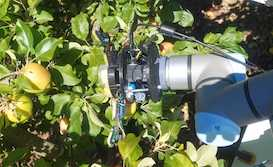
#> input picture Skills/Data/real_apple.jpg, 273 x 167 px; its folder holds 4 pictures in this run
$ python image_mask_kmeans.py
#> lines starting #> are read from the running program, lines starting #| are printed output that depends on the picture
#!/usr/bin/env python3

# This assignment introduces you to a common task (creating a segmentation mask) and a common tool (kmeans) for
#  doing clustering of data and the difference in color spaces.

# There are no shortage of kmeans implementations out there - using scipy's
import numpy as np
from scipy.cluster.vq import kmeans, vq, whiten

# Using imageio to read in the images and skimage to do the color conversion
import imageio
from skimage.color import rgb2hsv
import matplotlib.pyplot as plt


# +
def read_and_cluster_image(image_name, use_hsv, n_clusters):
    """ Read in the image, cluster the pixels by color (either rgb or hsv), then
    draw the clusters as an image mask, colored by both a random color and the center
    color of the cluster
    @image_name - name of image in Data
    @use_hsv - use hsv, y/n
    @n_clusters - number of clusters (up to 6)"""
#> called with image_name = 'real_apple.jpg', use_hsv = True, n_clusters = 4

    # Read in the file
    im_orig = imageio.imread("Data/" + image_name)
#> im_orig is the input picture: shape (167, 273, 3); mean R, G, B 107.1, 117.5, 82.2
    # Make sure you just have rgb (for those images with an alpha channel)
    im_orig = im_orig[:, :, 0:3]

    # The plot to put the images in
    fig, axs = plt.subplots(1, 3, figsize=(12, 4))

    # Make name for the image from the input parameters
    str_im_name = image_name.split('.')[0] + " "
    if use_hsv:
        str_im_name += "HSV"
    else:
        str_im_name += "RGB"

    str_im_name += f", k={n_clusters}"

    # This is how you draw an image in a matplotlib figure
    axs[0].imshow(im_orig)
    # This sets the title
    axs[0].set_title(str_im_name)

    # An array of some default color values to use for making the rgb mask image
    rgb_color = [[255, 0, 0], [0, 255, 0], [0, 0, 255], [255, 255, 0], [0, 255, 255], [255, 0, 255]]

    # TODO
    # Step 1: If use_hsv is true, convert the image to hsv (see skimage rgb2hsv - skimage has a ton of these
    #  conversion routines)
    im_shaped = np.copy(im_orig)
    if use_hsv:
        im_shaped = rgb2hsv(im_shaped)
#> im_shaped: shape (167, 273, 3) float64; mean of channels 0, 1, 2 0.291, 0.442, 0.483

    # Step 2: reshape the data to be an nx3 matrix
    #   kmeans assumes each row is a data point. So you have to give it a (widthXheight) X 3 matrix, not the image
    #   data as-is (WXHX3). See numpy reshape.
    im_shaped = im_shaped.reshape(im_shaped.shape[0]*im_shaped.shape[1],3)

    # Step 3: Whiten the data
    im_shaped = whiten(im_shaped)

    # Step 4: Call kmeans with the whitened data to get out the centers
    #   Note: kmeans returns a tuple with the centers in the first part and the overall fit in the second
    kmeans_res = kmeans(im_shaped, n_clusters)
#> kmeans_res = ([[1.02, 1.45, 2.81], [1.1, 1.17, 0.951], [1.13, 2.94, 1.1], [3.23, 1.05, 1.88]], 0.904)

    # Step 5: Get the ids out using vq
    #   This also returns a tuple; the ids for each pixel are in the first part
    #   You might find the syntax data[ids == i, 0:3] = rgb_color[i] useful - this gets all the data elements
    #     with ids with value i and sets them to the color in rgb_color
    vq_res = vq(im_shaped, kmeans_res[0])

    # Step 5: Create a mask image, and set the colors by rgb_color[ id for pixel ]
    rgb_mask = np.copy(im_shaped)
    for i in range(n_clusters):
        rgb_mask[vq_res[0] == i, 0:3] = rgb_color[i]
    #rgb_mask[vq_res[0] == 0, 0:3] = rgb_color[0]
    #rgb_mask[vq_res[0] == 1, 0:3] = rgb_color[1]
    #rgb_mask[vq_res[0] == 2, 0:3] = rgb_color[2]
    #rgb_mask[vq_res[0] == 3, 0:3] = rgb_color[3]

    rgb_mask = rgb_mask.reshape(im_orig.shape[0],im_orig.shape[1],3)

    # Step 6: Create a second mask image, setting the color to be the average color of the cluster
    #    Two ways to do this
    #       1) "undo" the whitening step on the returned cluster (harder)
    #       2) Calculate the means of the clusters in the original data
    #           np.mean(data[ids == c])
    #
    mean_mask = np.copy(im_orig)
    mean_mask = mean_mask.reshape(mean_mask.shape[0]*mean_mask.shape[1],3)

    for i in range(n_clusters):
        mean_mask[vq_res[0] == i, 0:3] = np.mean(mean_mask[vq_res[0]==i], axis=0)

    mean_mask = mean_mask.reshape(im_orig.shape[0],im_orig.shape[1],3)

    # Step 7: use rgb2hsv to handle the hsv option
    #   Simplest way to do this: Copy the code you did before and re-do after converting to hsv first
    #     Don't forget to take the color centers in the *original* image, not the hsv one
    #     Don't forget to rename your variables
    #   More complicated: Make a function. Most of the code is the same, except for a conversion to hsv at the beginning
    # This is how you draw an image in a matplotlib figure
    axs[1].imshow(rgb_mask)
    axs[2].imshow(mean_mask)

    # This sets the title

# YOUR CODE HERE
    axs[1].set_title("ID colored by rgb")
    axs[2].set_title("ID colored by cluster average")


# -

if __name__ == '__main__':
    read_and_cluster_image("real_apple.jpg", True, 4)
    read_and_cluster_image("trees.png", True, 2)
#> call 2 of read_and_cluster_image, with image_name = 'trees.png', use_hsv = True, n_clusters = 2
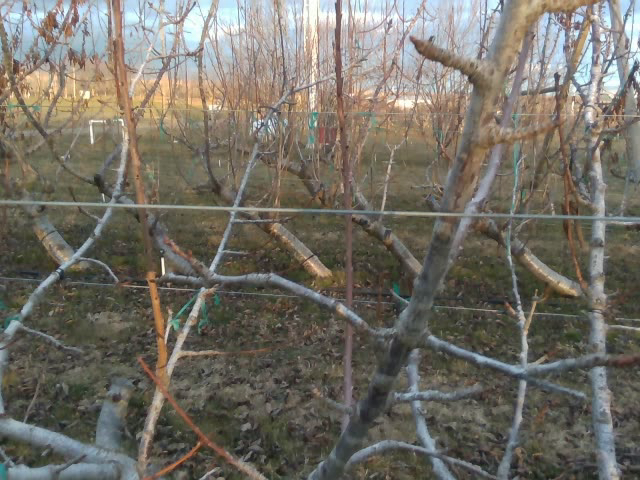
#> input picture Skills/Data/trees.png, 640 x 480 px
#> in read_and_cluster_image, im_orig is the input picture: shape (480, 640, 3); mean R, G, B 114.7, 110.6, 101.2
#> in read_and_cluster_image (call 2), `im_shaped = rgb2hsv(im_shaped)`: im_shaped: shape (480, 640, 3) float64; mean of channels 0, 1, 2 0.231, 0.181, 0.466
#> in read_and_cluster_image (call 2), `kmeans_res = kmeans(im_shaped, n_clusters)`: kmeans_res = ([[0.586, 1.96, 2.2], [2.71, 0.987, 3.21]], 1.21)
    read_and_cluster_image("trees_depth.png", False, 3)
#> call 3 of read_and_cluster_image, with image_name = 'trees_depth.png', use_hsv = False, n_clusters = 3
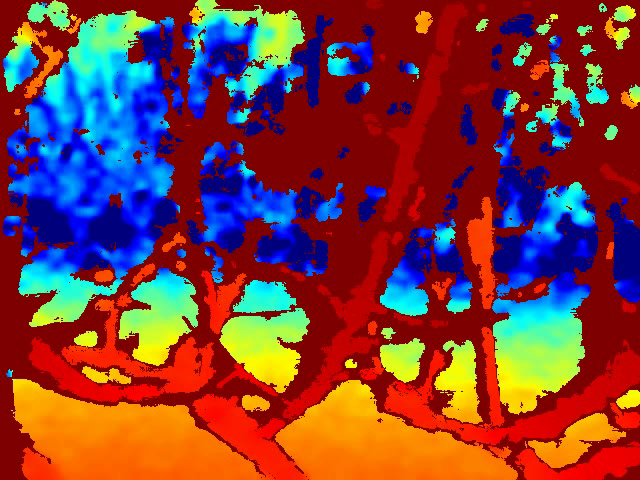
#> input picture Skills/Data/trees_depth.png, 640 x 480 px
#> in read_and_cluster_image, im_orig is the input picture: shape (480, 640, 3); mean R, G, B 124.4, 61.2, 62
#> in read_and_cluster_image (call 3), `kmeans_res = kmeans(im_shaped, n_clusters)`: kmeans_res = ([[0.137, 1, 2.18], [1.68, 0.0536, 0.041], [2.65, 2.01, 0.349]], 0.72)
    read_and_cluster_image("staged_apple.png", True, 3)
#> call 4 of read_and_cluster_image, with image_name = 'staged_apple.png', use_hsv = True, n_clusters = 3
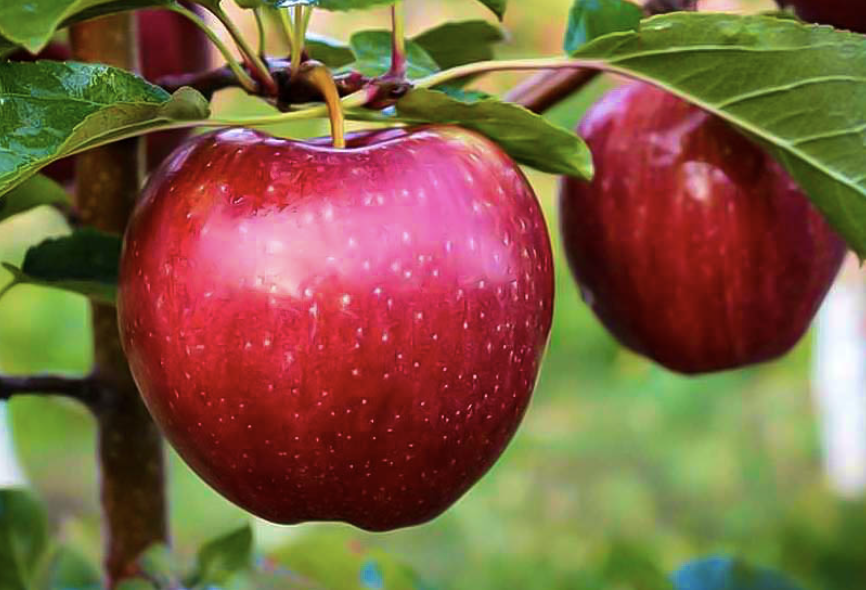
#> input picture Skills/Data/staged_apple.png, 866 x 590 px
#> in read_and_cluster_image, im_orig is the input picture: shape (590, 866, 4); mean R, G, B, A 127.1, 95.8, 65.9, 255
#> in read_and_cluster_image (call 4), `im_shaped = rgb2hsv(im_shaped)`: im_shaped: shape (590, 866, 3) float64; mean of channels 0, 1, 2 0.352, 0.623, 0.547
#> in read_and_cluster_image (call 4), `kmeans_res = kmeans(im_shaped, n_clusters)`: kmeans_res = ([[0.311, 3.73, 1.59], [2.72, 3.15, 3.09], [0.682, 2.03, 2.92]], 0.896)
#> in read_and_cluster_image (call 4), `mean_mask = mean_mask.reshape(im_orig.shape[0],im_orig.shape[1],3)`:
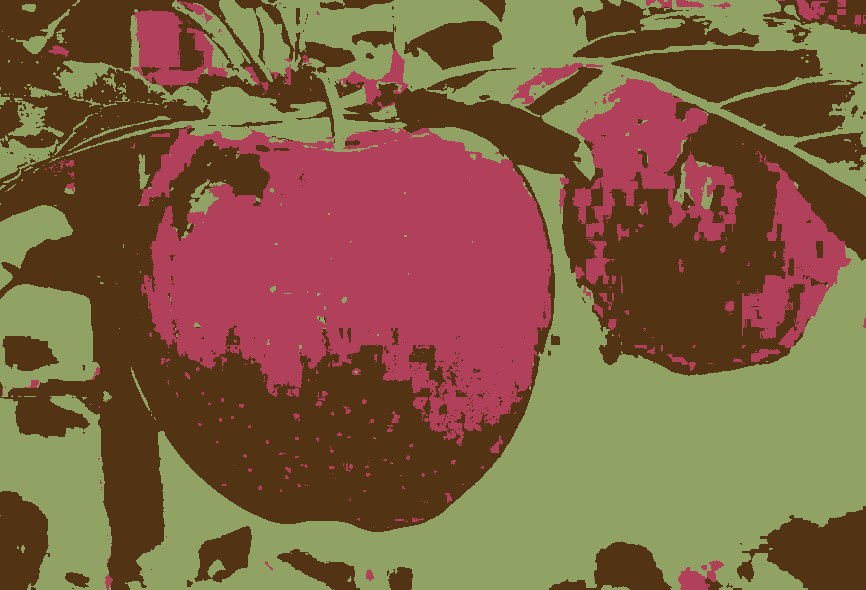
#> mean_mask: shape (590, 866, 3); mean R, G, B 126.4, 95.1, 65.2
    read_and_cluster_image("staged_apple.png", False, 3)
#> in read_and_cluster_image (call 5), `kmeans_res = kmeans(im_shaped, n_clusters)`: kmeans_res = ([[1.57, 0.647, 0.438], [2.22, 2.34, 1.49], [3.75, 2.19, 2.83]], 0.875)
#> in read_and_cluster_image (call 5), `rgb_mask = rgb_mask.reshape(im_orig.shape[0],im_orig.shape[1],3)`:
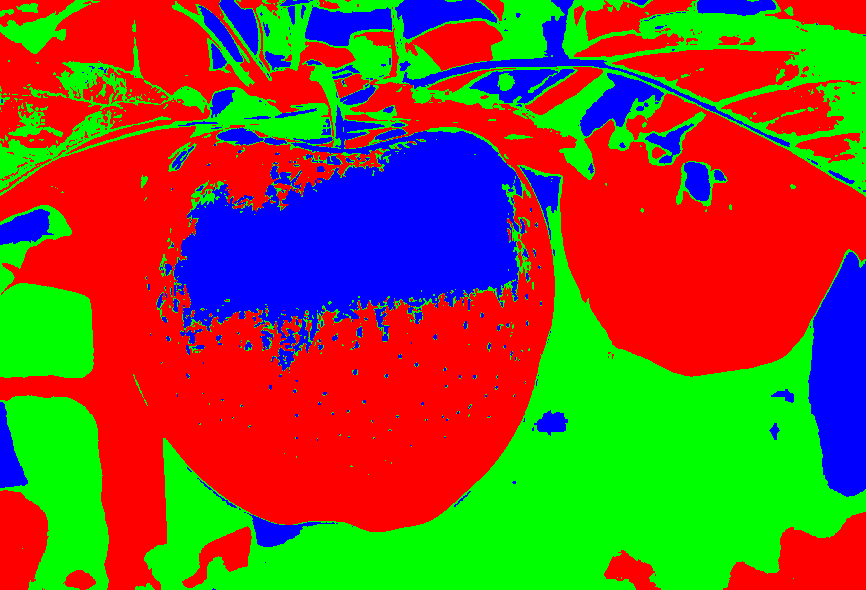
#> rgb_mask: shape (590, 866, 3) float64; mean R, G, B 124.6, 87.6, 42.8
#> in read_and_cluster_image (call 5), `mean_mask = mean_mask.reshape(im_orig.shape[0],im_orig.shape[1],3)`:
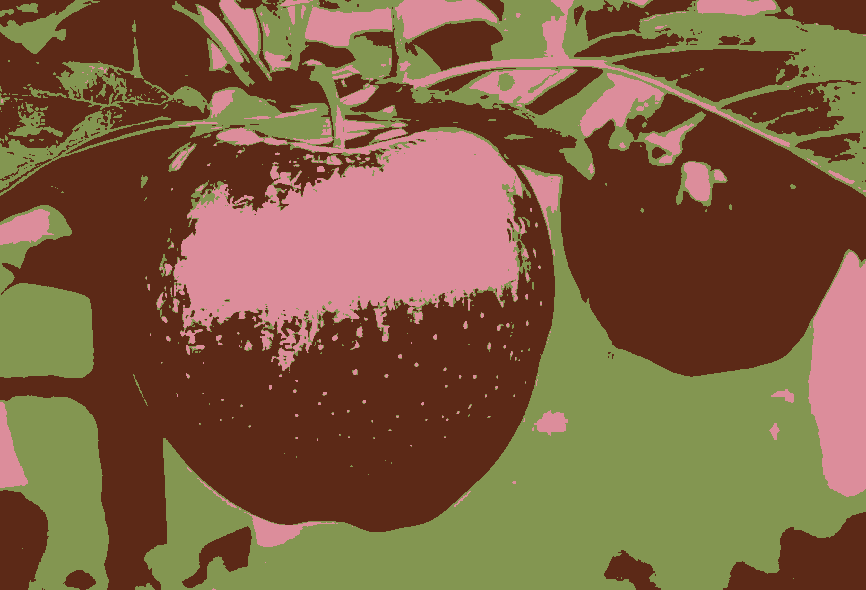
#> mean_mask: shape (590, 866, 3); mean R, G, B 126.9, 95.2, 65.1
    print("done")
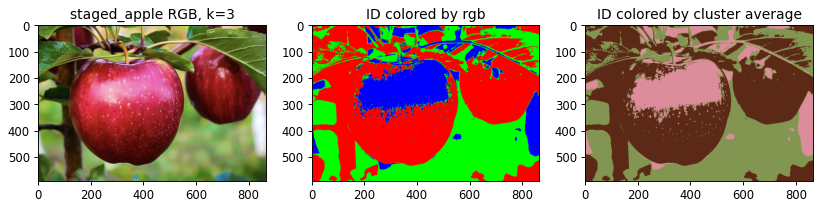
#> figure drawn by matplotlib, 3 panels
